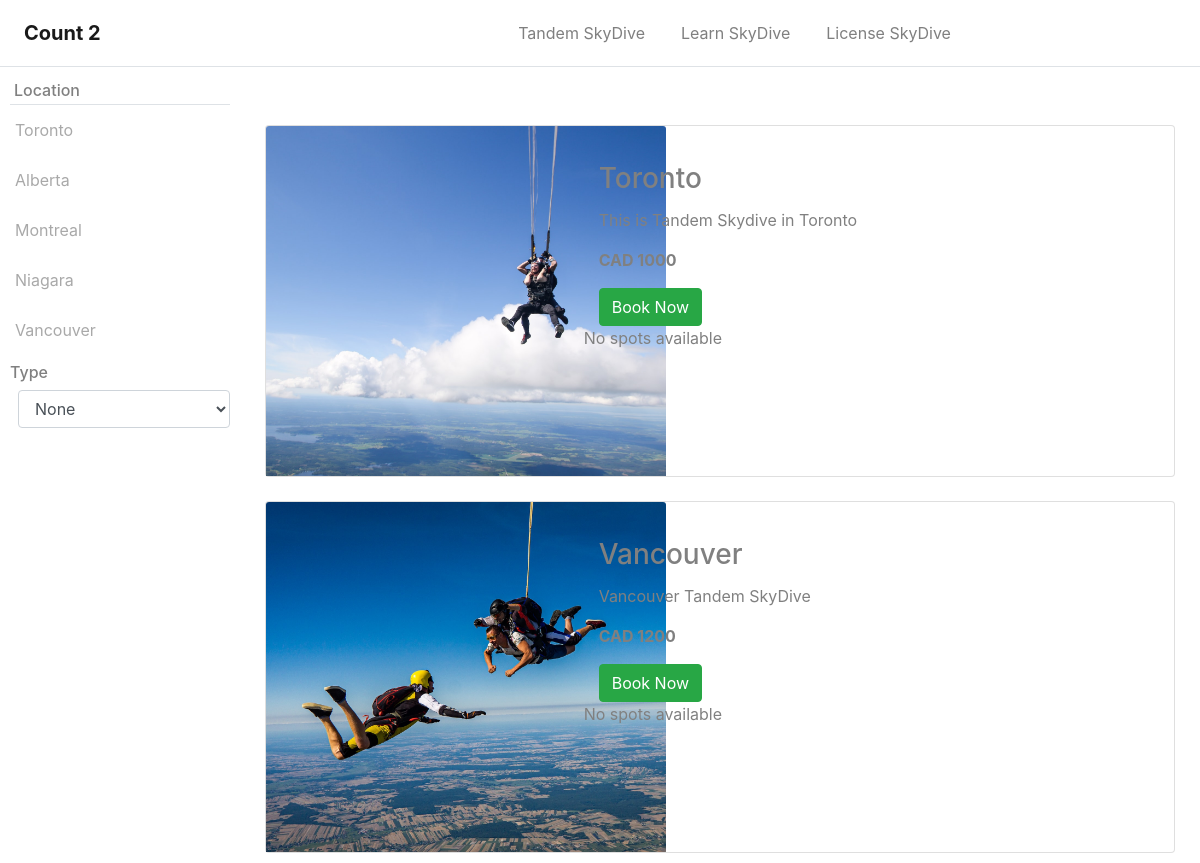
/skydive/search/tandemskydive/1, run on the app's committed database.
### skydive/models.py (models this page shows, shortened)
class Destination(models.Model):
    id = models.IntegerField(primary_key=True)
    province = models.CharField(max_length=20)
    img = models.ImageField(upload_to='pics')
    number = models.IntegerField(default=50)

class Destination_desc(models.Model):
    dest_id = models.AutoField(primary_key=True)
    province = models.CharField(max_length=20)
    price = models.IntegerField(default=2000)
    rating = models.IntegerField(default=5)
    desc = models.TextField()
    img_destin = models.ImageField(upload_to='pics')
    type_skydive = models.CharField(max_length=50, choices=SKYDIVE_TYPE)
    curr = models.CharField(max_length=10, choices=CURR_TYPE, default='cad')

### skydive/views.py (the view)
# urls.py: path('skydive/search/<str:skydive_type>/<int:desc_id>', views.type_skydive, name='type_skydive'),
def type_skydive(request, skydive_type, desc_id):
    try:
        loc_desc_list = Destination_desc.objects.filter(type_skydive=skydive_type)
        loc_list = Destination.objects.all()
        available_list = Reservation.objects.all()
        print(skydive_type)
        return render(request, 'skydive/search.html', {'loc_desc_list': loc_desc_list, 'loc_list': loc_list,
                                                       'available_list': available_list, 'search_item': 'type_skydive'})
    except Exception as err:
        print(err)
        return render(request, 'skydive/search.html', {'loc_desc_list': loc_desc_list, 'loc_list': loc_list,
                                                       'search_item': 'type_skydive'})

### skydive/templates/skydive/search.html (shortened to what this page needs)
    {% load static %}
    <!DOCTYPE html>
    <html lang="en">
    <head>
        <link rel="stylesheet" type="text/css" href="{% static 'styles/bootstrap4/bootstrap.min.css' %}">
        <link href="{% static 'plugins/font-awesome-4.7.0/css/font-awesome.min.css' %}" rel="stylesheet" type="text/css">
        <link rel="stylesheet" type="text/css" href="{% static 'plugins/OwlCarousel2-2.2.1/owl.carousel.css' %}">
        <link rel="stylesheet" type="text/css" href="{% static 'plugins/OwlCarousel2-2.2.1/owl.theme.default.css' %}">
        <link rel="stylesheet" type="text/css" href="{% static 'plugins/OwlCarousel2-2.2.1/animate.css' %}">
        <link rel="stylesheet" type="text/css" href="{% static 'styles/search.css' %}">
    </head>
    <body>
    <nav class="navbar navbar-expand-sm navbar-light bg-white border-bottom">
        <a class="navbar-brand ml-2 font-weight-bold" href="#">Count {{ loc_desc_list.count }} </a>
        <div class="collapse navbar-collapse" id="navbarColor">
            <ul class="navbar-nav">
                <li class="nav-item"><a class="nav-link" href="{% url 'skydive:type_skydive' 'tandemskydive' 1 %}">Tandem SkyDive</a> </li>
                <li class="nav-item"><a class="nav-link" href="{% url 'skydive:type_skydive' 'learnskydive' 2 %}">Learn SkyDive</a> </li>
                <li class="nav-item"><a class="nav-link" href="{% url 'skydive:type_skydive' 'licenseskydive' 3 %}">License SkyDive</a> </li>
            </ul>
        </div>
    </nav>
    <section id="sidebar">
        <div>
            <h6 class="p-1 border-bottom">Location</h6>
            {% for loc in loc_list %}
            <ul>
                <li><a href="{% url 'skydive:search_loc' loc.province %}">{{ loc.province }}</a></li>
            </ul>
            {% endfor %}
        </div>
        <div>
            <h6>Type</h6>
            <form action="{% url 'skydive:search' %}" class="ml-md-2" method="GET">
                <select name="price" class="form-control" onchange="this.form.submit()" >
                    <option value="1">None</option>
               </select>
            </form>
        </div>
    </section>
    <div id="products">
    <div class="container mt-5">
        {% for loc_desc in loc_desc_list %}
          <div class="card mt-4">
               <div class="row">
                     <div class="col-md-4">
                          <img src={{ loc_desc.img_destin.url }} class="card-img-top">
                     </div>
                     <div class="col-md-8">
                        <div class="card-body">
                            <h3 class="card-title mt-3"> {{ loc_desc.province }}</h3>
                            <p>{{ loc_desc.desc }} </p>
                            <p><b>{{ loc_desc.curr| upper }} {{ loc_desc.price }}</b></p>
                            <a href="{% url 'skydive:booking' loc_desc.dest_id %}"><button class="btn btn-success">Book Now</button></a>
                            <div class="row">
                                {% if available_list.spots_free > 0 %}
                                    <div class="cell">
                                       <p> Available</p>
                                    </div>
                                 {% else %}
                                    <div class="cell">
                                       <p> No spots available</p>
                                    </div>
                                {% endif %}
                            </div>
                        </div>
                     </div>
            </div>
        </div>
        {% endfor %}
       </div>
    </div>
    </body>
    </html>

### static/styles/search.css (style rules this page uses)
* { box-sizing: border-box; }
body { color: grey; }
#sidebar { width: 20%; padding: 10px; margin: 0; float: left; }
#products { width: 80%; padding: 10px; margin: 0; float: right; }
ul { list-style: none; padding: 5px; }
li a { color: darkgray; text-decoration: none; }
@media (min-width:991px) { .navbar-nav { margin-left: 35%; } }
@media (min-width:991px) { .nav-item { padding-left: 20px; } }
@media (min-width:991px) { .card-img-top { width: 400px; height: 350px; object-fit: cover; } }

### data on the page
Destination: province "Toronto"
Destination: province "Alberta"
Destination: province "Montreal"
Destination: province "Niagara"
Destination: province "Vancouver"
Destination_desc: img_destin (picture), province "Toronto", desc "This is Tandem Skydive in Toronto", curr "CAD", price "1000"
Destination_desc: img_destin (picture), province "Vancouver", desc "Vancouver Tandem SkyDive", curr "CAD", price "1200"

### other printed values
{{ loc_desc_list.count }} "2"
